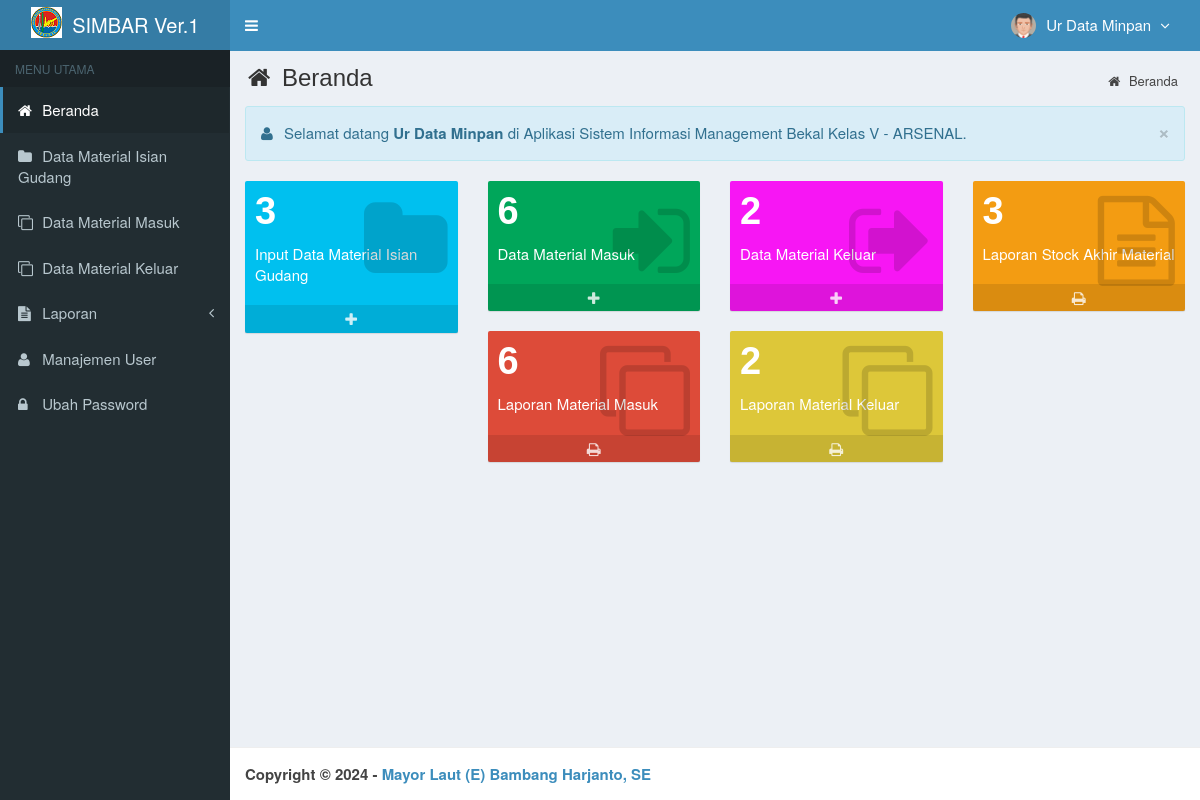
Page /main.php?module=beranda (signed in) on the committed database.
### tables this page shows
CREATE TABLE `is_users` (
  `id_user` int(3) NOT NULL,
  `username` varchar(50) NOT NULL,
  `nama_user` varchar(50) NOT NULL,
  `password` varchar(50) NOT NULL,
  `email` varchar(50) DEFAULT NULL,
  `telepon` varchar(13) DEFAULT NULL,
  `foto` varchar(100) DEFAULT NULL,
  `hak_akses` enum('Super Admin','Manajer','Gudang') NOT NULL,
  `status` enum('aktif','blokir') NOT NULL DEFAULT 'aktif',
  `created_at` timestamp NOT NULL DEFAULT current_timestamp(),
  `updated_at` timestamp NOT NULL DEFAULT current_timestamp() ON UPDATE current_timestamp()
);

### top-menu.php (the view, shortened to what this page needs)
<?php
require_once "config/database.php";
$query = mysqli_query($mysqli, "SELECT id_user, nama_user, foto, hak_akses FROM is_users WHERE id_user='$_SESSION[id_user]'")
                                or die('Ada kesalahan pada query tampil Manajemen User: '.mysqli_error($mysqli));
$data = mysqli_fetch_assoc($query);
?>
<li class="dropdown user user-menu">
  <a href="#" class="dropdown-toggle" data-toggle="dropdown">
  <?php
  if ($data['foto']=="") { ?>
    <img src="images/user/user-default.png" class="user-image" alt="User Image"/>
  <?php
  }
  else { ?>
    <img src="images/user/<?php echo $data['foto']; ?>" class="user-image" alt="User Image"/>
  <?php
  }
  ?>
    <span class="hidden-xs"><?php echo $data['nama_user']; ?> <i style="margin-left:5px" class="fa fa-angle-down"></i></span>
  </a>
</li>

### assets/css/style.css (style rules this page uses)
body { background-color: #fff; color: #333; font-size: 15px; line-height: 1.42857; }

### rows in the picture
is_users: foto (picture), nama_user "Ur Data Minpan"

### other values in the picture
$_SESSION['nama_user'] "Ur Data Minpan"
$data['jumlah'] "3"
$data['jumlah'] "6"
$data['jumlah'] "2"
